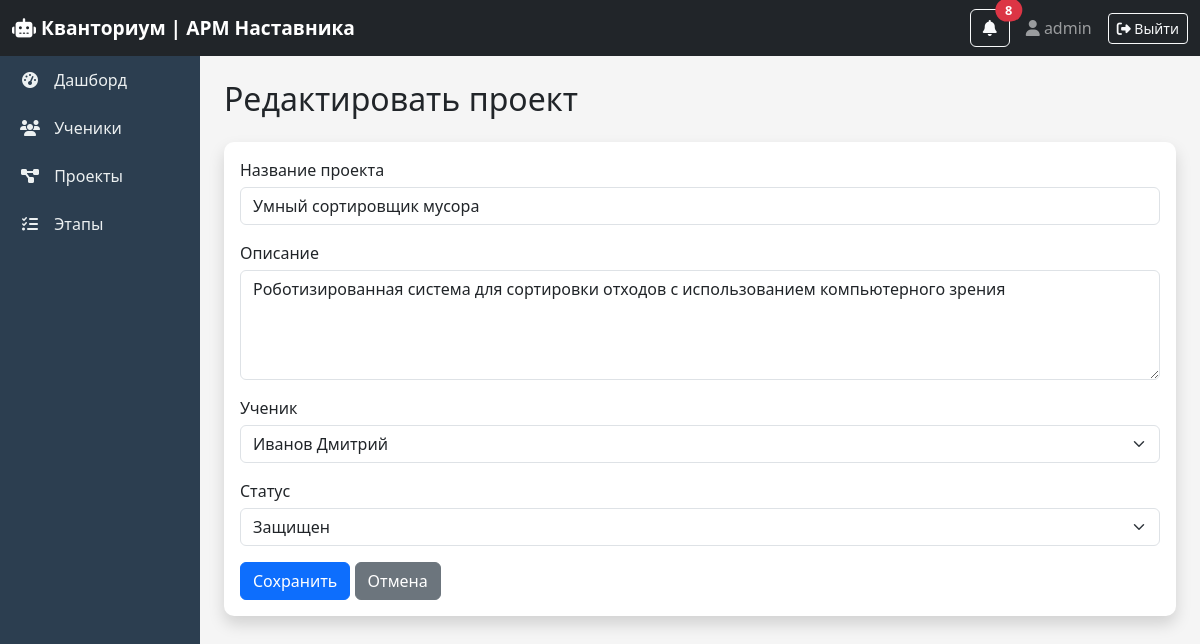
Page /projects/1/edit/ (signed in) on the committed database.
### core/models.py (models this page shows, shortened)
class Project(models.Model):
    STATUS_CHOICES = [
        ('idea', 'Идея'),
        ('development', 'В разработке'),
        ('review', 'На проверке'),
        ('completed', 'Завершен'),
        ('defended', 'Защищен'),
    ]
    name = models.CharField(max_length=200, verbose_name="Название проекта")
    description = models.TextField(verbose_name="Описание")
    student = models.ForeignKey(Student, on_delete=models.CASCADE, verbose_name="Обучающийся")
    status = models.CharField(max_length=20, choices=STATUS_CHOICES, default='idea', verbose_name="Статус")
    created_at = models.DateTimeField(auto_now_add=True, verbose_name="Дата создания")
    updated_at = models.DateTimeField(auto_now=True, verbose_name="Дата обновления")
    class Meta:
        verbose_name = "Проект"
        verbose_name_plural = "Проекты"

class Student(models.Model):
    last_name = models.CharField(max_length=50, verbose_name="Фамилия")
    first_name = models.CharField(max_length=50, verbose_name="Имя")
    middle_name = models.CharField(max_length=50, blank=True, verbose_name="Отчество")
    group_name = models.CharField(max_length=50, verbose_name="Направление")  # группа
    mentor = models.ForeignKey(Mentor, on_delete=models.SET_NULL, null=True, verbose_name="Наставник")
    enrollment_date = models.DateField(verbose_name="Дата поступления")
    class Meta:
        verbose_name = "Обучающийся"
        verbose_name_plural = "Обучающиеся"

### core/views.py (the view, shortened to what this page needs)
# urls.py: path('projects/<int:pk>/edit/', views.project_edit, name='project_edit'),
@login_required
def project_edit(request, pk):
    if not user_can_edit(request):
        return redirect('project_list')
    project = get_object_or_404(Project, pk=pk)
    students = Student.objects.all()
    return render(request, 'core/project_form.html', {'project': project, 'students': students})

### core/views.py (called while the page is built)
def get_user_mentor(request):
    if not request.user.is_authenticated:
        return None
    try:
        return request.user.mentor
    except:
        return None

def user_can_edit(request):
    if request.user.is_superuser:
        return True
    if request.user.username == 'metodist':
        return False
    return True

### core/templates/core/project_form.html (shortened to what this page needs)
{% extends 'core/base.html' %}
{% block content %}
<h2 class="mb-4">
    {% if project %}Редактировать проект{% else %}Новый проект{% endif %}
</h2>
<div class="card shadow">
    <div class="card-body">
        <form method="post">
            <div class="mb-3">
                <label for="name" class="form-label">Название проекта</label>
                <input type="text" name="name" id="name" class="form-control" value="{{ project.name|default:'' }}" required>
            </div>
            <div class="mb-3">
                <label for="description" class="form-label">Описание</label>
                <textarea name="description" id="description" class="form-control" rows="4">{{ project.description|default:'' }}</textarea>
            </div>
            <div class="mb-3">
                <label for="student" class="form-label">Ученик</label>
                <select name="student" id="student" class="form-select" required>
                    {% for student in students %}
                    <option value="{{ student.id }}" {% if project.student.id == student.id %}selected{% endif %}>
                        {{ student.last_name }} {{ student.first_name }}
                    </option>
                    {% endfor %}
                </select>
            </div>
            <div class="mb-3">
                <label for="status" class="form-label">Статус</label>
                <select name="status" id="status" class="form-select">
                    <option value="defended" {% if project.status == 'defended' %}selected{% endif %}>Защищен</option>
                </select>
            </div>
            <button type="submit" class="btn btn-primary">Сохранить</button>
            <a href="{% url 'project_list' %}" class="btn btn-secondary">Отмена</a>
        </form>
    </div>
</div>
{% endblock %}

### core/templates/core/base.html (shortened to what this page needs)
<!DOCTYPE html>
<html lang="ru">
<head>
    <link href="https://cdn.jsdelivr.net/npm/bootstrap@5.3.0/dist/css/bootstrap.min.css" rel="stylesheet">
    <link rel="stylesheet" href="https://cdnjs.cloudflare.com/ajax/libs/font-awesome/6.4.0/css/all.min.css">
</head>
<body>
    <nav class="navbar navbar-dark bg-dark">
        <div class="container-fluid">
            <a class="navbar-brand" href="{% url 'dashboard' %}"><i class="fas fa-robot"></i> Кванториум | АРМ Наставника</a>
            <div class="d-flex align-items-center">
                <div class="dropdown me-3">
                    <button type="button" class="btn btn-outline-light position-relative" data-bs-toggle="dropdown">
                        <i class="fas fa-bell"></i>
                        {% if urgent_notifications_count > 0 %}
                        <span class="position-absolute top-0 start-100 translate-middle badge rounded-pill bg-danger animate-pulse">{{ urgent_notifications_count }}</span>
                        {% endif %}
                    </button>
                </div>
                <span class="navbar-text me-3"><i class="fas fa-user"></i> {{ user.first_name|default:user.username }}</span>
                <a href="{% url 'logout' %}" class="btn btn-outline-light btn-sm"><i class="fas fa-sign-out-alt"></i> Выйти</a>
            </div>
        </div>
    </nav>
    <div class="container-fluid">
        <div class="row">
            <div class="col-12 col-md-2 p-0 sidebar">
                <div class="nav flex-column flex-md-column flex-row flex-wrap">
                    <a class="nav-link" href="{% url 'dashboard' %}"><i class="fas fa-tachometer-alt"></i> Дашборд</a>
                    <a class="nav-link" href="{% url 'student_list' %}"><i class="fas fa-users"></i> Ученики</a>
                    <a class="nav-link" href="{% url 'project_list' %}"><i class="fas fa-project-diagram"></i> Проекты</a>
                    <a class="nav-link" href="{% url 'stage_list' %}"><i class="fas fa-tasks"></i> Этапы</a>
                </div>
            </div>
            <div class="col-12 col-md-10 p-4 main-content">{% block content %}{% endblock %}</div>
        </div>
    </div>
</body>
</html>

### core/templates/core/base.html (style rules this page uses)
* { margin: 0; padding: 0; box-sizing: border-box; }
body { background-color: #f5f5f5; font-family: 'Segoe UI', Tahoma, Geneva, Verdana, sans-serif; }
.navbar-brand { font-weight: bold; font-size: 1.2rem; }
.sidebar { min-height: calc(100vh - 56px); background-color: #2c3e50; transition: all 0.3s ease; }
.sidebar .nav-link { color: #ecf0f1; padding: 12px 20px; transition: all 0.3s ease; white-space: nowrap; }
.sidebar .nav-link i { margin-right: 10px; width: 20px; text-align: center; }
.main-content { min-height: calc(100vh - 56px); background-color: #f5f5f5; }
.animate-pulse { animation: pulse 1.5s infinite; }
.form-label { font-weight: 500; margin-bottom: 5px; }
.card { border: none; border-radius: 10px; }
.card.shadow { box-shadow: 0 5px 15px rgba(0,0,0,0.08); }
.badge { font-size: 0.8rem; padding: 5px 10px; }

### rows in the picture
Project: name "Умный сортировщик мусора", description "Роботизированная система для сортировки отходов с использованием компьютерного зрения", student "Иванов Дмитрий", status "Защищен"

### other values in the picture
{{ urgent_notifications_count }} "8"
{{ user.first_name|default:user.username }} "admin"
